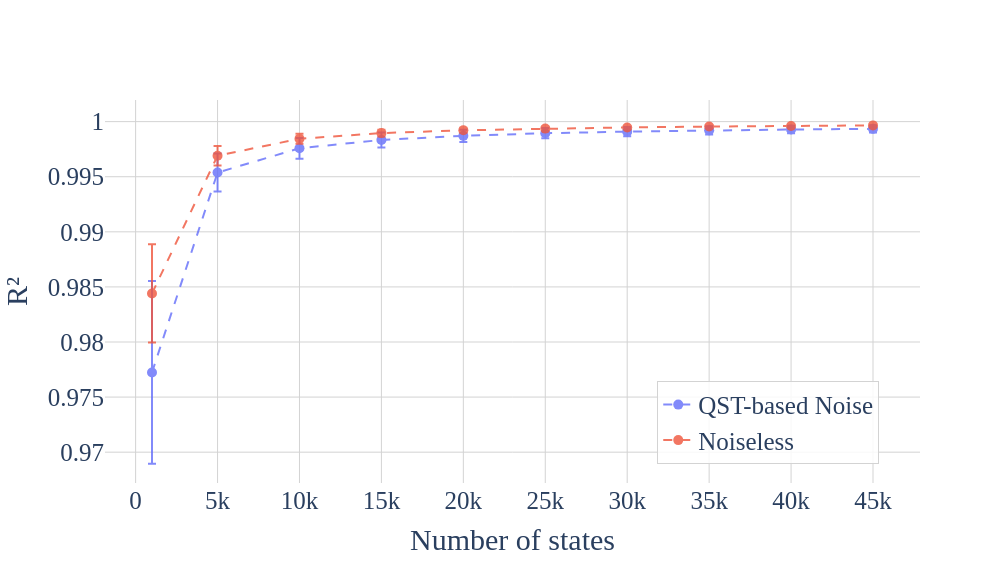
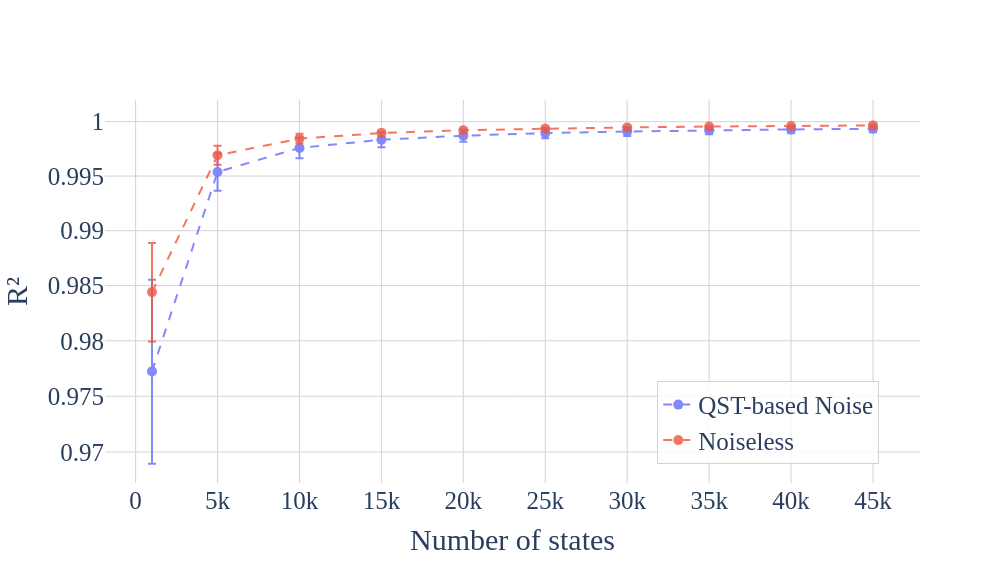

The notebook cell saved with these charts, in order:
### Code cell
display([plotter(log_y_flag=False),plotter(log_y_flag=True)])

### Figure 1 — Plotly figure (JSON) as saved in the notebook; plotly's stock layout.template omitted (floating-point values rounded to 4 significant figures)
{"data": [{"error_y": {"array": [0.008298, 0.001719, 0.0009429, 0.0006803, 0.0005543, 0.0004665, 0.0004177, 0.0003655, 0.0003443, 0.000321], "type": "data", "visible": true}, "line": {"dash": "dash", "width": 2}, "marker": {"size": 10}, "mode": "lines+markers", "name": "QST-based Noise", "opacity": 0.8, "type": "scatter", "x": [1000.0, 5000.0, 10000.0, 15000.0, 20000.0, 25000.0, 30000.0, 35000.0, 40000.0, 45000.0], "y": [0.9772, 0.9954, 0.9976, 0.9983, 0.9987, 0.9989, 0.9991, 0.9992, 0.9993, 0.9993]}, {"error_y": {"array": [0.004462, 0.0008813, 0.0004565, 0.0002958, 0.0002276, 0.0001864, 0.0001539, 0.0001299, 0.0001168, 9.279e-05], "type": "data", "visible": true}, "line": {"dash": "dash", "width": 2}, "marker": {"size": 10}, "mode": "lines+markers", "name": "Noiseless", "opacity": 0.8, "type": "scatter", "x": [1000.0, 5000.0, 10000.0, 15000.0, 20000.0, 25000.0, 30000.0, 35000.0, 40000.0, 45000.0], "y": [0.9844, 0.9969, 0.9984, 0.999, 0.9992, 0.9994, 0.9995, 0.9996, 0.9996, 0.9997]}], "layout": {"height": 563, "legend": {"bgcolor": "rgba(255, 255, 255, 0.85)", "bordercolor": "lightgray", "borderwidth": 1, "font": {"family": "Times New Roman", "size": 25}, "x": 0.95, "xanchor": "right", "y": 0.05, "yanchor": "bottom"}, "paper_bgcolor": "white", "plot_bgcolor": "white", "width": 1000, "xaxis": {"gridcolor": "lightgray", "gridwidth": 1, "showgrid": true, "tickfont": {"family": "Times New Roman", "size": 25}, "title": {"font": {"family": "Times New Roman", "size": 30}, "text": "Number of states"}, "zeroline": false}, "yaxis": {"gridcolor": "lightgray", "gridwidth": 1, "showgrid": true, "tickfont": {"family": "Times New Roman", "size": 25}, "title": {"font": {"family": "Times New Roman", "size": 30}, "text": "R²"}, "type": "linear", "zeroline": false}}}

### Figure 2 — Plotly figure (JSON) as saved in the notebook; plotly's stock layout.template omitted (floating-point values rounded to 4 significant figures)
{"data": [{"error_y": {"array": [0.008298, 0.001719, 0.0009429, 0.0006803, 0.0005543, 0.0004665, 0.0004177, 0.0003655, 0.0003443, 0.000321], "type": "data", "visible": true}, "line": {"dash": "dash", "width": 2}, "marker": {"size": 10}, "mode": "lines+markers", "name": "QST-based Noise", "opacity": 0.8, "type": "scatter", "x": [1000.0, 5000.0, 10000.0, 15000.0, 20000.0, 25000.0, 30000.0, 35000.0, 40000.0, 45000.0], "y": [0.9772, 0.9954, 0.9976, 0.9983, 0.9987, 0.9989, 0.9991, 0.9992, 0.9993, 0.9993]}, {"error_y": {"array": [0.004462, 0.0008813, 0.0004565, 0.0002958, 0.0002276, 0.0001864, 0.0001539, 0.0001299, 0.0001168, 9.279e-05], "type": "data", "visible": true}, "line": {"dash": "dash", "width": 2}, "marker": {"size": 10}, "mode": "lines+markers", "name": "Noiseless", "opacity": 0.8, "type": "scatter", "x": [1000.0, 5000.0, 10000.0, 15000.0, 20000.0, 25000.0, 30000.0, 35000.0, 40000.0, 45000.0], "y": [0.9844, 0.9969, 0.9984, 0.999, 0.9992, 0.9994, 0.9995, 0.9996, 0.9996, 0.9997]}], "layout": {"height": 563, "legend": {"bgcolor": "rgba(255, 255, 255, 0.85)", "bordercolor": "lightgray", "borderwidth": 1, "font": {"family": "Times New Roman", "size": 25}, "x": 0.95, "xanchor": "right", "y": 0.05, "yanchor": "bottom"}, "paper_bgcolor": "white", "plot_bgcolor": "white", "width": 1000, "xaxis": {"gridcolor": "lightgray", "gridwidth": 1, "showgrid": true, "tickfont": {"family": "Times New Roman", "size": 25}, "title": {"font": {"family": "Times New Roman", "size": 30}, "text": "Number of states"}, "zeroline": false}, "yaxis": {"gridcolor": "lightgray", "gridwidth": 1, "showgrid": true, "tickfont": {"family": "Times New Roman", "size": 25}, "title": {"font": {"family": "Times New Roman", "size": 30}, "text": "R²"}, "type": "log", "zeroline": false}}}
